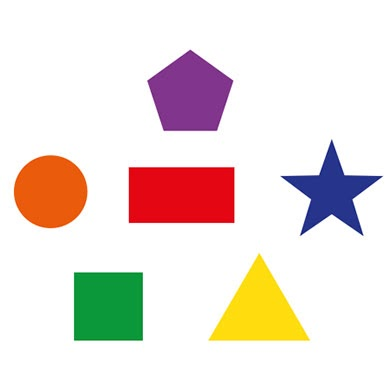
#> input picture ThresoldingSampleImage.jpg, 392 x 392 px
$ python Tut_8.py
#> lines starting #> are read from the running program, lines starting #| are printed output that depends on the picture; after the words box and inside, x2 and y2 are one past the last pixel; in counts of white or black regions, pixels touching at a corner belong together
import cv2
import numpy as np

print('This is tutorial for thresolding image')
# Image used in this tutorial is: ThresoldingSampleImage.jpg
# thresholding does is that it checks each pixel in the image against a threshold value and If the pixel value is smaller than the threshold value, it is set to 0, otherwise, it is set to the maximum value, (this maximum value is usually 255 so white color).

# Syntax: ret, thresholded_image = cv2.threshold(source_image, thresh, max_value, type)
# Params:

# Source_image: This is your input image.
# thresh: Threshold value. (If you use THRESH_BINARY then all values above this are set to max_value.)
# max_value: Maximum value, normally this is set to be 255.
# type: Thresholding type. The most common types are THRESH_BINARY  & THRESH_BINARY_INV
# ret: Boolean variable which tells us if thresholding was successful or not.

# 1. first convert the image into the grayscale image. for this purpose we will use cv2.cvtColor function
img = cv2.imread('ThresoldingSampleImage.jpg',1)
#> img is the input picture: shape (392, 392, 3); mean B, G, R 219.8, 225.7, 236.7
gray_img = cv2.cvtColor(img,cv2.COLOR_BGR2GRAY)
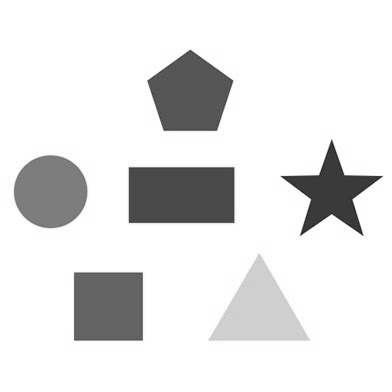
#> gray_img: shape (392, 392); min 24, max 255, mean 228.3
# cv2.imshow("Grayscale Image", gray_img);

# Now that we have a grayscale image, we can apply our threshold.
# Apply the threshold
# _ , thresholded_image = cv2.threshold(gray_img, 220, 255, cv2.THRESH_BINARY)

#  We are applying a threshold such that all pixels having an intensity above 220 are converted to 255 and all pixels below 220 become 0.
# Display Thresholded image

# Now Let’s see the result of the inverted threshold, which just reverses the results above. For this you just need to pass in cv2.THRESH_BINARY_INV instead of cv2.THRESH_BINARY.
_ , thresholded_image = cv2.threshold(gray_img, 220, 255, cv2.THRESH_BINARY_INV)
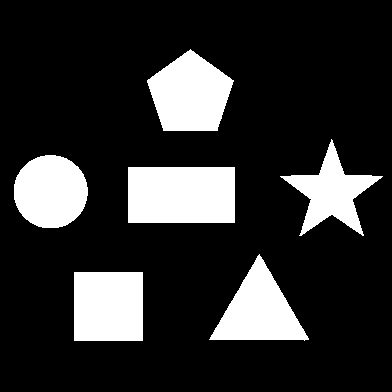
#> thresholded_image: shape (392, 392); 18.2% white; 6 white regions, box (x1, y1, x2, y2) and area: (128, 167, 235, 223) 5992, (147, 49, 234, 131) 4925, (74, 272, 143, 341) 4761, (209, 254, 309, 341) 4359, (14, 155, 88, 228) 4279, (280, 139, 383, 236) 3579


cv2.imshow("Thresholded Image",thresholded_image);
cv2.waitKey(0)
cv2.destroyAllWindows()

$ run again, with Mor.jpg copied over ThresoldingSampleImage.jpg
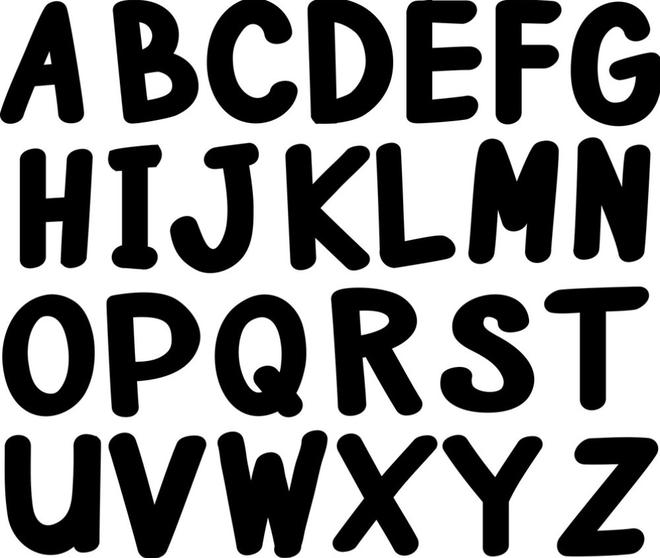
#> input picture Mor.jpg, 660 x 558 px
#> img is the input picture: shape (558, 660, 3); min 0, max 255, mean 141.7
#> `_ , thresholded_image = cv2.threshold(gray_img, 220, 255, cv2.THRESH_B..`:
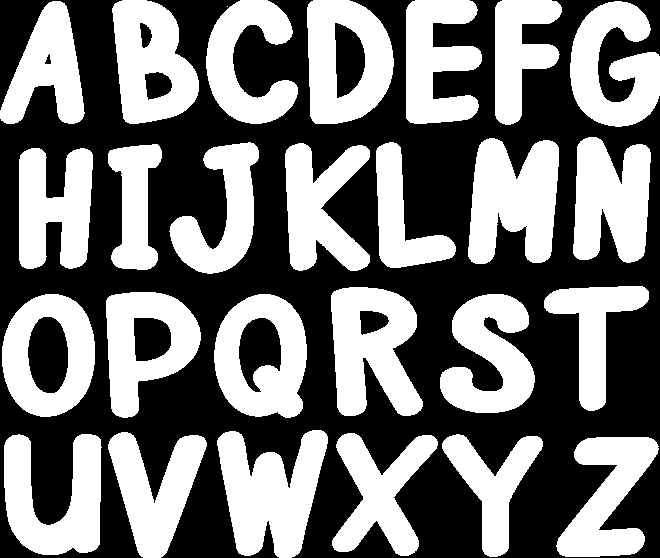
#> thresholded_image: shape (558, 660); 46.2% white; 27 white regions (1 under 20 px), largest, box (x1, y1, x2, y2) and area: (217, 430, 328, 558) 8976, (468, 138, 559, 264) 8444, (331, 287, 423, 416) 8079
